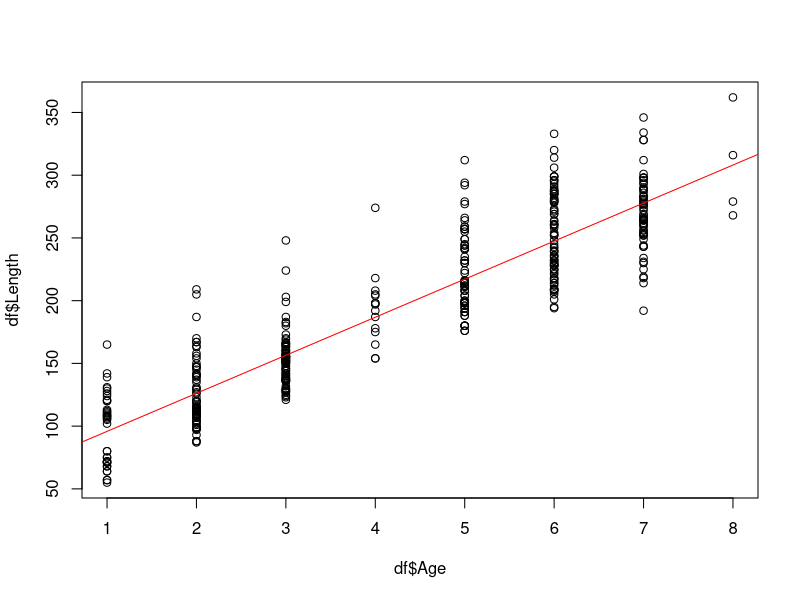

This chart was generated by the following R code:
# ###########################################################################
# #                                                                         #
# #                           ASSIGNMENT #3                                 #
# #                                                                         #
# ###########################################################################

# A hypothetical fishery in Florida, USA has 439 fish. The fishery has the 
# record of age (in months) and length (in cm) of each fish. 
#
# 1. What is the fitted regression line
# 2. What proportion of the variability in y(length) explained by the linear 
#    relationship
# 3. What is the slope of the regression line. Does the true slope is equal 
#    to 0? Provide your answer using the hypothesis testing.
# 4. What measures the amount of variability in y(length) about the line at 
#    a given value of x(age). Provide the numeric value from the R output.
# 5. Is there any relationship between the fish age and fish length?
#

setwd("data-sci-learning/dat201/")
df = read.csv("assignment3.csv")


# ---------------------------------------------------------------------------
# 1. What is the fitted regression line
fit = lm(Length~Age, data = df)   
plot(df$Age, df$Length)
abline(fit, col="red")

summary(fit)

# can also calculate these manually (Devore p. 479)
n = length(df$Age)
S.xy = sum(df$Age * df$Length) - ( sum(df$Age) * sum(df$Length) / n)
S.xx = sum(df$Age ^ 2) - (sum(df$Age)^2)/n
B1.hat = S.xy / S.xx
B0.hat = mean(df$Length) - B1.hat * mean(df$Age)

# the final fitted linear equation as a function 
f = function(x) {
  y = 65.5272 + 30.3239 * x
  return(y)
}


# (optional) Let's calulate and analyze the deviations (residuals)
error = df$Length - f(df$Age)
summary(error)
sigma.hat = sum(df$Length - f(df$Age)) ^ 2 / (n-2)   # not working
sd(error)  # same as "Residual standard error: 28.65 on 437 degrees of freedom"
sum(error)   # should be close to 0 



# ---------------------------------------------------------------------------
# 2. What proportion of the variability in y(length) explained by the linear 
#    relationship

# Coefficient of Determination (Devore p. 485)
R.sq = 0.8165    # from summary(fit)
# Therefore, approximately 81.7% of the observed variations in fish length 
# can be explained by this regression model.  



# ---------------------------------------------------------------------------
# 3. What is the slope of the regression line. Does the true slope is equal 
#    to 0? Provide your answer using the hypothesis testing.

slope = b1 = fit$coefficients[2]    # slope = 30.3

#      null hypothesis H0:  b1 = 0
#       alt hypothesis Ha:  b1 != 0

p.value = summary(fit)$coefficients[2,4]

# CONCLUSION:
# A very small value for p implies very strong evidence to reject H0 and 
# accept Ha.  Therefore, we are more than 99.999% confident that the true
# slope is not 0.  

# t-test statistic = b1 / std err(b1)
se = summary(fit)$coefficients[2,2]
tstat = b1 / se



# ---------------------------------------------------------------------------
# 4. What measures the amount of variability in y(length) about the line at 
#    a given value of x(age). Provide the numeric value from the R output.

# Devore p. 486
#https://medium.com/analytics-vidhya/the-measures-of-variation-of-a-linear-regression-model-e85f0258ab3f 

# Regression Sum of Squares (SSR) - "Explained Variability"
# SSR = SST - SSE = sum (predicted value for Y - mean value of y)^2
SSR = sum(f(df$Age) - mean(df$Length))^2

# Error Sum of Squares (SSE) - "Unexplained Variability"
SSE = sum(df$Length - f(df$Age))^2

# Total Sum of Squares (SST)
SST = sum(df$Length - mean(df$Length))^2



# ---------------------------------------------------------------------------
# 5. Is there any relationship between the fish age and fish length?

# coefficient of correlation
r = sqrt(R.sq)                   # 0.9036039
corr = cor(df$Length, df$Age)    # 0.9035912


# CONCLUSION:
# The coefficient of correlation, r=0.904, is positive and it is very close to 
# +1, which means that the fish length (y) and age (x) has a very strong 
# linear relationship.




